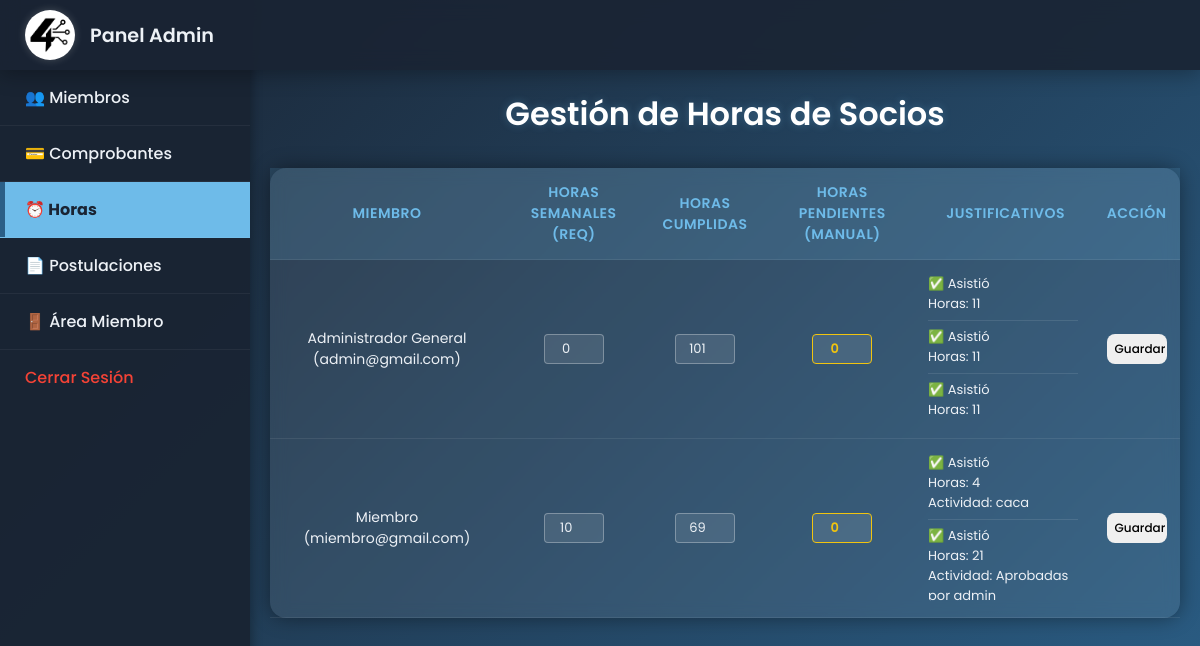
Page /htdocs/admin.php?view=horas (signed in) on the committed database.
### tables this page shows
CREATE TABLE `horas` (
  `id_horas` int(11) NOT NULL,
  `semanales_req` int(11) NOT NULL,
  `cumplidas` int(11) DEFAULT 0,
  `fecha_t` date DEFAULT NULL,
  `id_miembro` int(11) DEFAULT NULL,
  `horas_pendientes` int(11) DEFAULT 0,
  `justificativos` text DEFAULT NULL
);

CREATE TABLE `miembro` (
  `id_miembro` int(11) NOT NULL,
  `nombre` varchar(255) NOT NULL,
  `email` varchar(255) NOT NULL,
  `password` varchar(255) NOT NULL,
  `fecha_nacimiento` date DEFAULT NULL,
  `aprobado` tinyint(1) DEFAULT 0,
  `es_miembro` tinyint(1) DEFAULT 0,
  `admin` tinyint(1) DEFAULT 0,
  `estado` varchar(100) DEFAULT NULL,
  `id_unidad` int(11) DEFAULT NULL,
  `fecha_ingreso` date DEFAULT NULL,
  `foto_perfil` VARCHAR(255) DEFAULT NULL
);

### htdocs/admin.php (the view, shortened to what this page needs)
<?php
require_once "conexion.php";
$conexion = new mysqli($host, $user, $pass, $db, $port);
$view = $_GET['view'] ?? 'miembros';
$datos_vista = [];
switch ($view) {
    case 'horas':
        $datos_vista['horas'] = $conexion->query("
            SELECT m.id_miembro, m.nombre, m.email, h.semanales_req, h.cumplidas, h.horas_pendientes, h.justificativos
            FROM miembro m
            LEFT JOIN horas h ON m.id_miembro = h.id_miembro
            WHERE m.es_miembro = 1
            ORDER BY m.nombre ASC
        ");
        break;
}
?>
<!DOCTYPE html>
<html lang="es">
<head>
</head>
<body>
    <header>
        <a href="admin.php" class="logo">
            <img src="logo.jpeg" alt="Logo Cooperativa">
            Panel Admin
        </a>
    </header>
    <div class="sidebar">
        <ul class="lateral">
            <li class="<?= $view === 'miembros' ? 'activa-menu' : '' ?>"><a href="admin.php?view=miembros">👥 Miembros</a></li>
            <li class="<?= $view === 'comprobantes' ? 'activa-menu' : '' ?>"><a href="admin.php?view=comprobantes">💳 Comprobantes</a></li>
            <li class="<?= $view === 'horas' ? 'activa-menu' : '' ?>"><a href="admin.php?view=horas">⏰ Horas</a></li>
            <li class="<?= $view === 'postulaciones' ? 'activa-menu' : '' ?>"><a href="admin.php?view=postulaciones">📄 Postulaciones</a></li>
            <li><a href="pagos.php">🚪 Área Miembro</a></li>
               <form method="post" action="logout.php" class="logout-form">
            <button type="submit" class="logout-btn">
                Cerrar Sesión
            </button>
        </form>
    </div>
    <div class="main-content">
        <?php switch ($view): case 'miembros': ?>
            <?php break; case 'horas': ?>
            <h2>Gestión de Horas de Socios</h2>
            <table>
                <tr>
                    <th>Miembro</th>
                    <th>Horas Semanales (Req)</th>
                    <th>Horas Cumplidas</th>
                    <th>Horas Pendientes (Manual)</th> <th>Justificativos</th>
                    <th>Acción</th>
                </tr>
                <?php if (isset($datos_vista['horas'])): while($u = $datos_vista['horas']->fetch_assoc()): ?>
                <form method="POST" action="admin.php?view=horas">
                    <tr>
                        <td><?= htmlspecialchars($u['nombre']) ?> (<?= htmlspecialchars($u['email']) ?>)</td>
                        <td><input type="number" name="semanales_req" value="<?= (int)($u['semanales_req'] ?? 0) ?>"></td>
                        <td><input type="number" name="cumplidas" value="<?= (int)($u['cumplidas'] ?? 0) ?>"></td>
                        <td><input type="number" name="horas_pendientes" value="<?= (int)($u['horas_pendientes'] ?? 0) ?>"></td>
                            <td>
                            <div class="justificativos-scroll" style="font-size:13px;">
                            <?php
                              $items = explode("|", $u['justificativos'] ?? '');
                                foreach ($items as $item) {
                                $item = trim($item);
                                if ($item === '') continue;
                                      parse_str(str_replace(";", "&", $item), $data);
                                        if (isset($data['asistio']) && (int)$data['asistio'] === 1) {
                                            echo "✅ Asistió<br>";
                                        if (!empty($data['horas'])) { echo "Horas: " . (int)$data['horas'] . "<br>"; }
                                        if (!empty($data['actividad'])) { echo "Actividad: " . htmlspecialchars($data['actividad']) . "<br>"; }
                                            } else {
                                                    echo "❌ No asistió<br>";
                                        if (!empty($data['justificativo'])) {
                                            $just = trim($data['justificativo']);
                                            $ext = strtolower(pathinfo($just, PATHINFO_EXTENSION));
                                        if ($just !== '' && in_array($ext, ['pdf','jpg','jpeg','png'])) {
                                            $ruta = "justificativos/" . basename($just);
                                            echo 'Justificativo: <a href="'.htmlspecialchars($ruta).'" target="_blank">'.htmlspecialchars(basename($just)).'</a><br>';
                                            } else {
                                                    echo "Justificativo: " . htmlspecialchars($just) . "<br>"; }
                                          }
                                        }
                                          echo "<span style=\"display:block;height:1px;background:rgba(255,255,255,0.1);margin:6px 0;\"></span>";
                                      }
                              ?>
                            </div>
                            </td>
                            <td>
                            <button type="submit" name="guardar" class="azul">Guardar</button>
                        </td>
                    </tr>
                </form>
                <?php endwhile; endif; ?>
            </table>
            <?php break; case 'postulaciones': ?>
            <?php break; endswitch; ?>
    </div>
</body>
</html>

### htdocs/admin.php (style rules this page uses)
* { box-sizing: border-box; margin: 0; padding: 0; font-family: "Poppins", sans-serif; }
body { background: linear-gradient(135deg, #1a2433, #2b5f87); background-attachment: fixed; color: #edf1f6; padding: 0; min-height: 100vh; display: flex; }
header { background: rgba(26, 36, 51, 0.9); backdrop-filter: blur(10px); height: 70px; width: 100%; position: fixed; top: 0; left: 0; display: flex; justify-content: flex-start; align-items: center; padding: 0 25px; box-shadow: 0 4px 20px rgba(0, 0, 0, 0.3); z-index: 10; }
.logo { display: flex; align-items: center; height: 100%; text-decoration: none; color: #edf1f6; font-size: 1.2em; font-weight: 600; }
.logo img { height: 50px; width: auto; border-radius: 50%; box-shadow: 0 0 8px rgba(255, 255, 255, 0.2); margin-right: 15px; object-fit: contain; }
.logout-form { display: block; padding: 0; margin: 0; }
.logout-btn { display: block; width: 100%; text-align: left; box-shadow: none; padding: 15px 25px; background: transparent; border: none; cursor: pointer; font-size: 16px; font-weight: 500; border-radius: 0; color: #F44336; transition: background 0.3s ease, color 0.3s ease; user-select: none; -webkit-user-select: none; }
.sidebar { width: 250px; background: rgba(26, 36, 51, 0.95); padding-top: 70px; position: fixed; top: 0; left: 0; height: 100vh; box-shadow: 2px 0 10px rgba(0, 0, 0, 0.3); z-index: 9; font-weight: 500; }
.lateral { list-style: none; padding: 0; }
.lateral li { padding: 15px 25px; cursor: pointer; font-weight: 500; transition: all 0.3s ease; border-bottom: 1px solid rgba(255, 255, 255, 0.05); }
.lateral li a { display: block; color: #edf1f6; text-decoration: none; }
.lateral li.activa-menu { background: #6ebbe9; color: #1a2433; font-weight: 700; box-shadow: inset 5px 0 0 #2b5f87; }
.lateral li.activa-menu a { color: #1a2433; }
.main-content { margin-left: 250px; padding: 90px 20px 40px; width: calc(100% - 250px); max-width: none; margin-right: 0; }
h2 { text-align: center; font-size: 32px; color: #ffffffff; text-shadow: 0 0 8px rgba(110, 187, 233, 0.3); margin-bottom: 30px; font-weight: 600; }
table { width: 100%; max-width: 100%; border-collapse: collapse; background: rgba(255, 255, 255, 0.08); backdrop-filter: blur(8px); border-radius: 16px; box-shadow: 0 0 20px rgba(0, 0, 0, 0.4); margin: 0 auto 40px; }
th, td { padding: 14px 10px; font-size: 14px; text-align: center; color: #edf1f6; border-bottom: 1px solid rgba(255, 255, 255, 0.08); }
th { background: rgba(110, 187, 233, 0.15); color: #6ebbe9; font-weight: 600; text-transform: uppercase; letter-spacing: 0.5px; }
td a, td button { display: block; padding: 6px 8px; border-radius: 8px; font-size: 12px; font-weight: 500; text-decoration: none; margin: 4px auto; transition: all 0.3s ease; border: none; cursor: pointer; text-align: center; width: 90%; max-width: 120px; }
td input[type="number"] { width: 60px !important; padding: 4px; border-radius: 4px; border: 1px solid rgba(255, 255, 255, 0.3); background: rgba(255, 255, 255, 0.1); color: #edf1f6; text-align: center; margin: 4px auto; font-size: 13px; }
td input[type="number"][name="horas_pendientes"] { border: 1px solid #f1c40f; color: #f1c40f; font-weight: 600; }
.justificativos-scroll { max-height: 150px; overflow-y: auto; text-align: left; padding-right: 5px; border-radius: 8px; }
.lateral li { padding: 15px 25px; cursor: pointer; font-weight: 500; transition: background 0.3s ease, color 0.3s ease; border-bottom: 1px solid rgba(255, 255, 255, 0.05); user-select: none; -webkit-user-select: none; -moz-user-select: none; -ms-user-select: none; }

### rows in the picture
horas: id_miembro.nombre "Administrador General", id_miembro.email "admin@gmail.com", semanales_req "0", cumplidas "101", horas_pendientes "0", horas "11"
horas: id_miembro.nombre "Miembro", id_miembro.email "miembro@gmail.com", semanales_req "10", cumplidas "69", horas_pendientes "0", horas "4", actividad "caca", horas "21", actividad "Aprobadas por admin"
